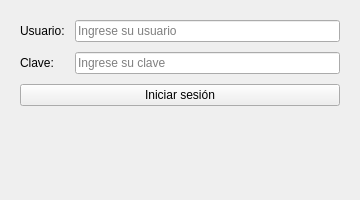
<?xml version="1.0" encoding="UTF-8"?>
<ui version="4.0">
 <class>Login</class>
 <widget class="QWidget" name="Login">
  <property name="geometry">
   <rect><x>0</x><y>0</y><width>360</width><height>200</height></rect>
  </property>
  <property name="windowTitle">
   <string>Iniciar Sesión</string>
  </property>
  <layout class="QGridLayout" name="gridLayout">
   <property name="margin"><number>20</number></property>
   <property name="spacing"><number>10</number></property>
   <item row="0" column="0">
    <widget class="QLabel" name="lblUsuario">
     <property name="text"><string>Usuario:</string></property>
    </widget>
   </item>
   <item row="0" column="1">
    <widget class="QLineEdit" name="leUsuario">
     <property name="placeholderText"><string>Ingrese su usuario</string></property>
    </widget>
   </item>
   <item row="1" column="0">
    <widget class="QLabel" name="lblClave">
     <property name="text"><string>Clave:</string></property>
    </widget>
   </item>
   <item row="1" column="1">
    <widget class="QLineEdit" name="leClave">
     <property name="placeholderText"><string>Ingrese su clave</string></property>
     <property name="echoMode"><enum>QLineEdit::Password</enum></property>
    </widget>
   </item>
   <item row="2" column="0" colspan="2">
    <widget class="QPushButton" name="pbLogin">
     <property name="text"><string>Iniciar sesión</string></property>
    </widget>
   </item>
   <item row="3" column="0" colspan="2">
    <widget class="QLabel" name="lblEstado">
     <property name="text"><string></string></property>
     <property name="alignment"><set>Qt::AlignCenter</set></property>
    </widget>
   </item>
  </layout>
 </widget>
 <resources/>
 <connections/>
</ui>
